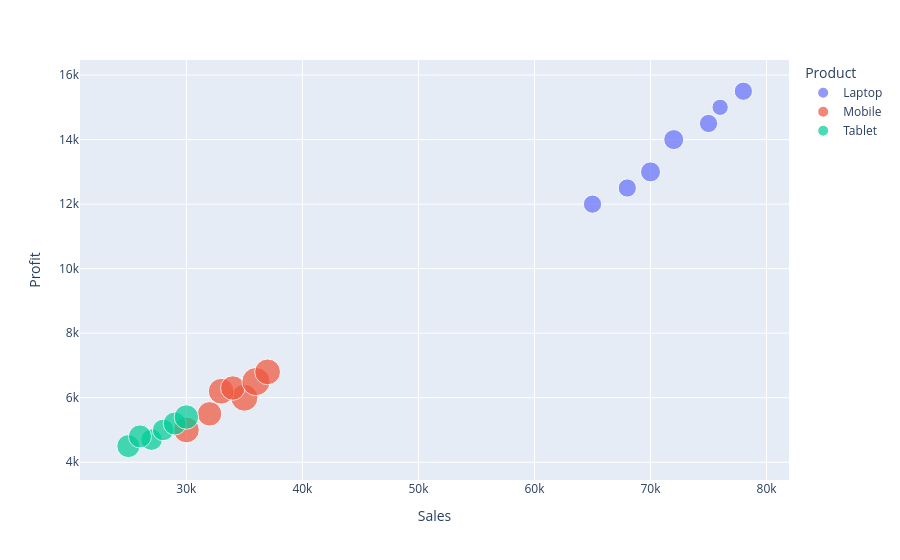

Notebook code for this chart:
### Code cell
# 3. Create a scatter plot between Sales and Profit, using Quantity as the marker size and Product as the color
px.scatter(
    df,
    x="Sales",
    y="Profit",
    color="Product",
    size="Quantity",
    hover_data=["City"]
)

### Figure 1 — Plotly figure (JSON) as saved in the notebook; plotly's stock layout.template omitted (floating-point values rounded to 4 significant figures)
{"data": [{"customdata": [["Delhi"], ["Delhi"], ["Delhi"], ["Delhi"], ["Delhi"], ["Delhi"], ["Delhi"]], "hovertemplate": "Product=Laptop<br>Sales=%{x}<br>Profit=%{y}<br>Quantity=%{marker.size}<br>City=%{customdata[0]}<extra></extra>", "legendgroup": "Laptop", "marker": {"color": "#636efa", "size": [5, 6, 5, 6, 5, 4, 5], "sizemode": "area", "sizeref": 0.03, "symbol": "circle"}, "mode": "markers", "name": "Laptop", "orientation": "v", "showlegend": true, "type": "scatter", "x": [65000, 70000, 68000, 72000, 75000, 76000, 78000], "xaxis": "x", "y": [12000, 13000, 12500, 14000, 14500, 15000, 15500], "yaxis": "y"}, {"customdata": [["Mumbai"], ["Lucknow"], ["Lucknow"], ["Lucknow"], ["Lucknow"], ["Lucknow"], ["Lucknow"]], "hovertemplate": "Product=Mobile<br>Sales=%{x}<br>Profit=%{y}<br>Quantity=%{marker.size}<br>City=%{customdata[0]}<extra></extra>", "legendgroup": "Mobile", "marker": {"color": "#EF553B", "size": [10, 9, 11, 10, 9, 12, 10], "sizemode": "area", "sizeref": 0.03, "symbol": "circle"}, "mode": "markers", "name": "Mobile", "orientation": "v", "showlegend": true, "type": "scatter", "x": [30000, 32000, 35000, 33000, 34000, 36000, 37000], "xaxis": "x", "y": [5000, 5500, 6000, 6200, 6300, 6500, 6800], "yaxis": "y"}, {"customdata": [["Lucknow"], ["Mumbai"], ["Mumbai"], ["Mumbai"], ["Mumbai"], ["Mumbai"]], "hovertemplate": "Product=Tablet<br>Sales=%{x}<br>Profit=%{y}<br>Quantity=%{marker.size}<br>City=%{customdata[0]}<extra></extra>", "legendgroup": "Tablet", "marker": {"color": "#00cc96", "size": [8, 7, 8, 7, 8, 9], "sizemode": "area", "sizeref": 0.03, "symbol": "circle"}, "mode": "markers", "name": "Tablet", "orientation": "v", "showlegend": true, "type": "scatter", "x": [25000, 27000, 26000, 28000, 29000, 30000], "xaxis": "x", "y": [4500, 4700, 4800, 5000, 5200, 5400], "yaxis": "y"}], "layout": {"legend": {"itemsizing": "constant", "title": {"text": "Product"}, "tracegroupgap": 0}, "margin": {"t": 60}, "xaxis": {"anchor": "y", "domain": [0, 1], "title": {"text": "Sales"}}, "yaxis": {"anchor": "x", "domain": [0, 1], "title": {"text": "Profit"}}}}
